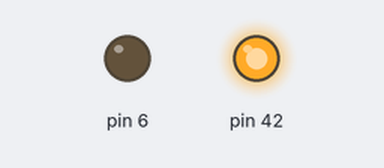
This sketch was run on a simulated Arduino Mega 2560, built with avr-gcc and run on an emulated ATmega2560. Shown: output pins drawn as LEDs (lit = HIGH).

Above: at 2.5 s.
At 7.5 s:
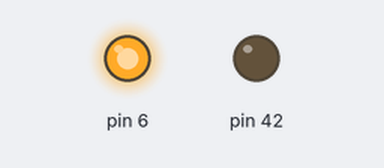
Timing chart, 0 to 13.0 s (numbered marks = the images above):
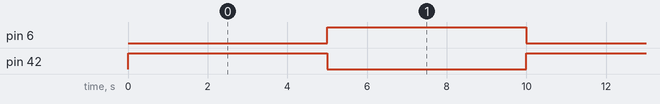

The sketch:

sketch_oct31a.ino
```cpp
void setup()
{
  pinMode(42, OUTPUT);
  pinMode(6,OUTPUT);
}

void loop()
{
  digitalWrite(42, HIGH);
  digitalWrite(6,LOW);
  delay(5000); // Wait for 1000 millisecond(s)
  digitalWrite(42, LOW);
  digitalWrite(6,HIGH);
  delay(5000); // Wait for 1000 millisecond(s)

}
```

Measured:
- by itself, pin 6, pin 42: alternates HIGH for 5.0 s and LOW for 5.0 s
